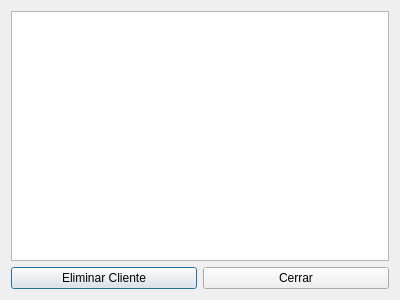
<?xml version="1.0" encoding="UTF-8"?>
<ui version="4.0">
 <class>VerClientes</class>
 <widget class="QDialog" name="VerClientes">
  <property name="geometry">
   <rect>
    <x>0</x>
    <y>0</y>
    <width>400</width>
    <height>300</height>
   </rect>
  </property>
  <property name="windowTitle">
   <string>Dialog</string>
  </property>
  <layout class="QHBoxLayout" name="horizontalLayout_2">
   <item>
    <layout class="QVBoxLayout" name="verticalLayout">
     <item>
      <widget class="QTableWidget" name="tableWidget"/>
     </item>
     <item>
      <layout class="QHBoxLayout" name="horizontalLayout">
       <item>
        <widget class="QPushButton" name="Boton_eliminar">
         <property name="text">
          <string>Eliminar Cliente</string>
         </property>
        </widget>
       </item>
       <item>
        <widget class="QPushButton" name="Boton_cerrar">
         <property name="text">
          <string>Cerrar</string>
         </property>
        </widget>
       </item>
      </layout>
     </item>
    </layout>
   </item>
  </layout>
 </widget>
 <resources/>
 <connections/>
</ui>
